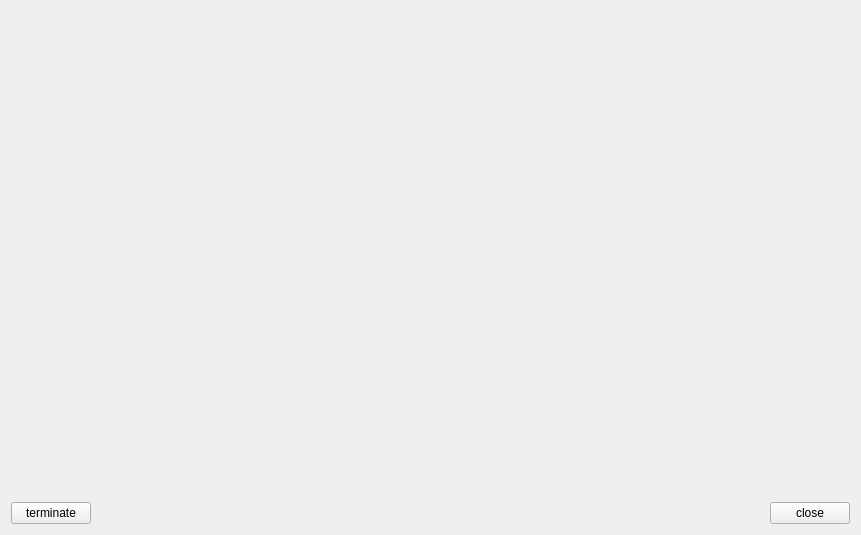
<?xml version="1.0" encoding="UTF-8"?>
<ui version="4.0">
 <class>CompilerOutput</class>
 <widget class="QWidget" name="CompilerOutput">
  <property name="geometry">
   <rect>
    <x>0</x>
    <y>0</y>
    <width>861</width>
    <height>535</height>
   </rect>
  </property>
  <layout class="QVBoxLayout" name="verticalLayout">
   <item>
    <widget class="flow::CompilerTextEdit" name="compilerOutTextEdit" native="true">
     <property name="font">
      <font>
       <family>Noto Mono</family>
      </font>
     </property>
     <property name="focusPolicy">
      <enum>Qt::ClickFocus</enum>
     </property>
     <property name="readOnly" stdset="0">
      <bool>true</bool>
     </property>
    </widget>
   </item>
   <item>
    <layout class="QHBoxLayout" name="horizontalLayout">
     <item>
      <widget class="QPushButton" name="terminateCompilerButton">
       <property name="text">
        <string>terminate</string>
       </property>
      </widget>
     </item>
     <item>
      <spacer name="horizontalSpacer_4">
       <property name="orientation">
        <enum>Qt::Horizontal</enum>
       </property>
       <property name="sizeHint" stdset="0">
        <size>
         <width>538</width>
         <height>20</height>
        </size>
       </property>
      </spacer>
     </item>
     <item>
      <widget class="QPushButton" name="closeButton">
       <property name="text">
        <string>close</string>
       </property>
      </widget>
     </item>
    </layout>
   </item>
  </layout>
 </widget>
 <customwidgets>
  <customwidget>
   <class>flow::CompilerTextEdit</class>
   <extends>QWidget</extends>
   <header>CompilerTextEdit.hpp</header>
   <container>1</container>
  </customwidget>
 </customwidgets>
 <resources/>
 <connections/>
</ui>
